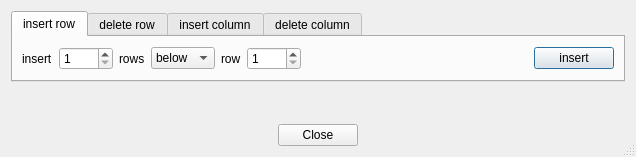
<?xml version="1.0" encoding="UTF-8"?>
<ui version="4.0">
 <class>InsertDeleteRowColumnWidget</class>
 <widget class="QDialog" name="InsertDeleteRowColumnWidget">
  <property name="geometry">
   <rect>
    <x>0</x>
    <y>0</y>
    <width>636</width>
    <height>157</height>
   </rect>
  </property>
  <property name="windowTitle">
   <string>sconcho: insert/delete rows and columns</string>
  </property>
  <property name="sizeGripEnabled">
   <bool>true</bool>
  </property>
  <layout class="QVBoxLayout" name="verticalLayout_2">
   <item>
    <layout class="QVBoxLayout" name="verticalLayout">
     <item>
      <widget class="QTabWidget" name="tabWidget">
       <property name="currentIndex">
        <number>0</number>
       </property>
       <widget class="QWidget" name="tab">
        <attribute name="title">
         <string>insert row</string>
        </attribute>
        <layout class="QHBoxLayout" name="horizontalLayout_2">
         <item>
          <layout class="QHBoxLayout" name="horizontalLayout">
           <item>
            <widget class="QLabel" name="label">
             <property name="text">
              <string>insert</string>
             </property>
            </widget>
           </item>
           <item>
            <widget class="QSpinBox" name="numInsertRows">
             <property name="minimum">
              <number>1</number>
             </property>
             <property name="maximum">
              <number>1000</number>
             </property>
            </widget>
           </item>
           <item>
            <widget class="QLabel" name="label_2">
             <property name="text">
              <string>rows</string>
             </property>
            </widget>
           </item>
           <item>
            <widget class="QComboBox" name="insertRowMode">
             <item>
              <property name="text">
               <string>below</string>
              </property>
             </item>
             <item>
              <property name="text">
               <string>above</string>
              </property>
             </item>
            </widget>
           </item>
           <item>
            <widget class="QLabel" name="label_3">
             <property name="text">
              <string>row</string>
             </property>
            </widget>
           </item>
           <item>
            <widget class="QSpinBox" name="insertRowPivot">
             <property name="minimum">
              <number>1</number>
             </property>
             <property name="maximum">
              <number>1000</number>
             </property>
            </widget>
           </item>
           <item>
            <spacer name="horizontalSpacer">
             <property name="orientation">
              <enum>Qt::Horizontal</enum>
             </property>
             <property name="sizeHint" stdset="0">
              <size>
               <width>40</width>
               <height>20</height>
              </size>
             </property>
            </spacer>
           </item>
           <item>
            <widget class="QPushButton" name="insertRowButton">
             <property name="text">
              <string>insert</string>
             </property>
            </widget>
           </item>
          </layout>
         </item>
        </layout>
       </widget>
       <widget class="QWidget" name="tab_2">
        <attribute name="title">
         <string>delete row</string>
        </attribute>
        <layout class="QHBoxLayout" name="horizontalLayout_7">
         <item>
          <layout class="QHBoxLayout" name="horizontalLayout_5">
           <item>
            <widget class="QLabel" name="label_7">
             <property name="text">
              <string>delete row</string>
             </property>
            </widget>
           </item>
           <item>
            <widget class="QSpinBox" name="deleteRowID">
             <property name="minimum">
              <number>1</number>
             </property>
             <property name="maximum">
              <number>1000</number>
             </property>
            </widget>
           </item>
           <item>
            <spacer name="horizontalSpacer_3">
             <property name="orientation">
              <enum>Qt::Horizontal</enum>
             </property>
             <property name="sizeHint" stdset="0">
              <size>
               <width>40</width>
               <height>20</height>
              </size>
             </property>
            </spacer>
           </item>
           <item>
            <widget class="QPushButton" name="deleteRowButton">
             <property name="text">
              <string>delete</string>
             </property>
            </widget>
           </item>
          </layout>
         </item>
        </layout>
       </widget>
       <widget class="QWidget" name="tab_3">
        <attribute name="title">
         <string>insert column</string>
        </attribute>
        <layout class="QHBoxLayout" name="horizontalLayout_4">
         <item>
          <layout class="QHBoxLayout" name="horizontalLayout_3">
           <item>
            <widget class="QLabel" name="label_4">
             <property name="text">
              <string>insert</string>
             </property>
            </widget>
           </item>
           <item>
            <widget class="QSpinBox" name="numInsertColumns">
             <property name="minimum">
              <number>1</number>
             </property>
             <property name="maximum">
              <number>1000</number>
             </property>
            </widget>
           </item>
           <item>
            <widget class="QLabel" name="label_5">
             <property name="text">
              <string>columns</string>
             </property>
            </widget>
           </item>
           <item>
            <widget class="QComboBox" name="insertColumnMode">
             <item>
              <property name="text">
               <string>left of</string>
              </property>
             </item>
             <item>
              <property name="text">
               <string>right of</string>
              </property>
             </item>
            </widget>
           </item>
           <item>
            <widget class="QLabel" name="label_6">
             <property name="text">
              <string>column</string>
             </property>
            </widget>
           </item>
           <item>
            <widget class="QSpinBox" name="insertColumnPivot">
             <property name="minimum">
              <number>1</number>
             </property>
             <property name="maximum">
              <number>1000</number>
             </property>
            </widget>
           </item>
           <item>
            <spacer name="horizontalSpacer_2">
             <property name="orientation">
              <enum>Qt::Horizontal</enum>
             </property>
             <property name="sizeHint" stdset="0">
              <size>
               <width>40</width>
               <height>20</height>
              </size>
             </property>
            </spacer>
           </item>
           <item>
            <widget class="QPushButton" name="insertColumnButton">
             <property name="text">
              <string>insert</string>
             </property>
            </widget>
           </item>
          </layout>
         </item>
        </layout>
       </widget>
       <widget class="QWidget" name="tab_4">
        <attribute name="title">
         <string>delete column</string>
        </attribute>
        <layout class="QHBoxLayout" name="horizontalLayout_8">
         <item>
          <layout class="QHBoxLayout" name="horizontalLayout_6">
           <item>
            <widget class="QLabel" name="label_8">
             <property name="text">
              <string>delete column</string>
             </property>
            </widget>
           </item>
           <item>
            <widget class="QSpinBox" name="deleteColumnID">
             <property name="minimum">
              <number>1</number>
             </property>
             <property name="maximum">
              <number>1000</number>
             </property>
            </widget>
           </item>
           <item>
            <spacer name="horizontalSpacer_4">
             <property name="orientation">
              <enum>Qt::Horizontal</enum>
             </property>
             <property name="sizeHint" stdset="0">
              <size>
               <width>40</width>
               <height>20</height>
              </size>
             </property>
            </spacer>
           </item>
           <item>
            <widget class="QPushButton" name="deleteColumnButton">
             <property name="text">
              <string>delete</string>
             </property>
            </widget>
           </item>
          </layout>
         </item>
        </layout>
       </widget>
      </widget>
     </item>
     <item>
      <spacer name="verticalSpacer">
       <property name="orientation">
        <enum>Qt::Vertical</enum>
       </property>
       <property name="sizeHint" stdset="0">
        <size>
         <width>20</width>
         <height>40</height>
        </size>
       </property>
      </spacer>
     </item>
     <item>
      <layout class="QHBoxLayout" name="horizontalLayout_9">
       <item>
        <spacer name="horizontalSpacer_5">
         <property name="orientation">
          <enum>Qt::Horizontal</enum>
         </property>
         <property name="sizeHint" stdset="0">
          <size>
           <width>40</width>
           <height>20</height>
          </size>
         </property>
        </spacer>
       </item>
       <item>
        <widget class="QPushButton" name="closeButton">
         <property name="text">
          <string>Close</string>
         </property>
        </widget>
       </item>
       <item>
        <spacer name="horizontalSpacer_6">
         <property name="orientation">
          <enum>Qt::Horizontal</enum>
         </property>
         <property name="sizeHint" stdset="0">
          <size>
           <width>40</width>
           <height>20</height>
          </size>
         </property>
        </spacer>
       </item>
      </layout>
     </item>
    </layout>
   </item>
  </layout>
 </widget>
 <resources/>
 <connections/>
</ui>
